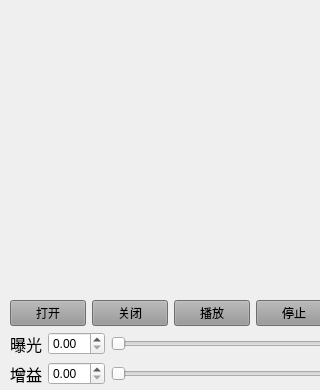
<?xml version="1.0" encoding="UTF-8"?>
<ui version="4.0">
 <class>CammerWidget</class>
 <widget class="QWidget" name="CammerWidget">
  <property name="geometry">
   <rect>
    <x>0</x>
    <y>0</y>
    <width>320</width>
    <height>390</height>
   </rect>
  </property>
  <property name="windowTitle">
   <string>Form</string>
  </property>
  <widget class="QLabel" name="label_Pixmap">
   <property name="geometry">
    <rect>
     <x>10</x>
     <y>10</y>
     <width>301</width>
     <height>261</height>
    </rect>
   </property>
   <property name="text">
    <string/>
   </property>
  </widget>
  <widget class="QWidget" name="verticalLayoutWidget">
   <property name="geometry">
    <rect>
     <x>10</x>
     <y>300</y>
     <width>322</width>
     <height>87</height>
    </rect>
   </property>
   <layout class="QVBoxLayout" name="verticalLayout">
    <item>
     <layout class="QHBoxLayout" name="horizontalLayout">
      <item>
       <widget class="QPushButton" name="Open">
        <property name="styleSheet">
         <string notr="true">QPushButton{background-color: rgb(152, 152, 152)}

QPushButton:hover{background-color: rgb(53, 161, 79);}

QPushButton:pressed{background-color: rgb(53, 161, 79)}</string>
        </property>
        <property name="text">
         <string>打开</string>
        </property>
       </widget>
      </item>
      <item>
       <widget class="QPushButton" name="Close">
        <property name="styleSheet">
         <string notr="true">QPushButton{background-color: rgb(152, 152, 152)}

QPushButton:hover{background-color: rgb(53, 161, 79);}

QPushButton:pressed{background-color: rgb(53, 161, 79)}</string>
        </property>
        <property name="text">
         <string>关闭</string>
        </property>
       </widget>
      </item>
      <item>
       <widget class="QPushButton" name="Start">
        <property name="styleSheet">
         <string notr="true">QPushButton{background-color: rgb(152, 152, 152)}

QPushButton:hover{background-color: rgb(53, 161, 79);}

QPushButton:pressed{background-color: rgb(53, 161, 79)}</string>
        </property>
        <property name="text">
         <string>播放</string>
        </property>
       </widget>
      </item>
      <item>
       <widget class="QPushButton" name="Stop">
        <property name="styleSheet">
         <string notr="true">QPushButton{background-color: rgb(152, 152, 152)}

QPushButton:hover{background-color: rgb(53, 161, 79);}

QPushButton:pressed{background-color: rgb(53, 161, 79)}</string>
        </property>
        <property name="text">
         <string>停止</string>
        </property>
       </widget>
      </item>
     </layout>
    </item>
    <item>
     <layout class="QHBoxLayout" name="horizontalLayout_2">
      <item>
       <widget class="QLabel" name="label">
        <property name="font">
         <font>
          <pointsize>12</pointsize>
         </font>
        </property>
        <property name="text">
         <string>曝光</string>
        </property>
       </widget>
      </item>
      <item>
       <widget class="QDoubleSpinBox" name="ExposureShow"/>
      </item>
      <item>
       <widget class="QSlider" name="Exposure">
        <property name="minimum">
         <number>10</number>
        </property>
        <property name="maximum">
         <number>1000000</number>
        </property>
        <property name="orientation">
         <enum>Qt::Horizontal</enum>
        </property>
       </widget>
      </item>
     </layout>
    </item>
    <item>
     <layout class="QHBoxLayout" name="horizontalLayout_3">
      <item>
       <widget class="QLabel" name="label_2">
        <property name="font">
         <font>
          <pointsize>12</pointsize>
         </font>
        </property>
        <property name="text">
         <string>增益</string>
        </property>
       </widget>
      </item>
      <item>
       <widget class="QDoubleSpinBox" name="GainShow"/>
      </item>
      <item>
       <widget class="QSlider" name="Gain">
        <property name="maximum">
         <number>18</number>
        </property>
        <property name="orientation">
         <enum>Qt::Horizontal</enum>
        </property>
       </widget>
      </item>
     </layout>
    </item>
   </layout>
  </widget>
 </widget>
 <resources/>
 <connections/>
</ui>
